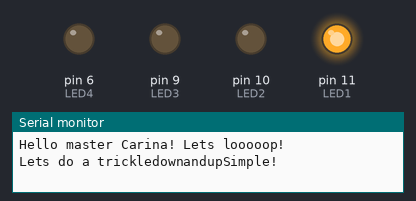
The sketch below on a simulated Arduino Uno, built with avr-gcc and run on an emulated ATmega328P. Parts: output pins drawn as LEDs (lit = HIGH), the last lines printed to the serial monitor.

Above: at 0.1 s.
At 10.6 s:
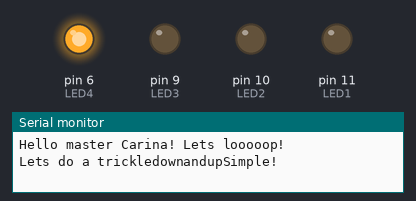
At 14.1 s:
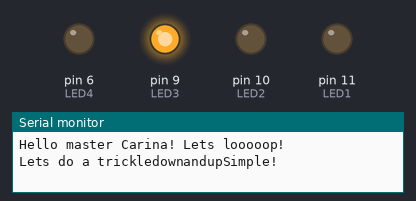
At 27.6 s:
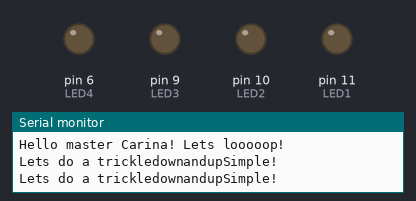
At 38.6 s:
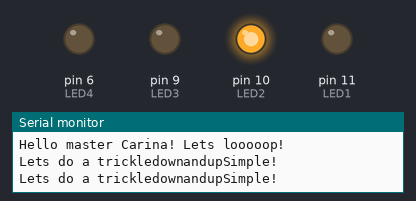
Timing chart, 0 to 40.0 s (numbered marks = the images above):
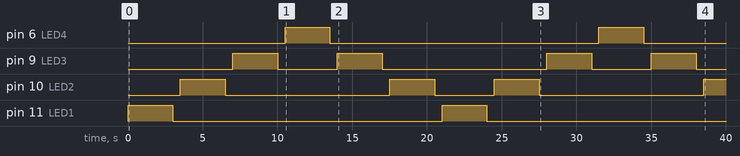

The sketch:

Blink.ino
```cpp
const int LED1 = 11;
const int LED2 = 10;
const int LED3 = 9;
const int LED4 = 6;
const int SPEEDFAKTOR = 1;

// the setup function runs once when you press reset or power the board
void setup() {
  // initialize digital pin LED_BUILTIN as an output.
  pinMode(LED1, OUTPUT);
  pinMode(LED2, OUTPUT);
  pinMode(LED3, OUTPUT);
  pinMode(LED4, OUTPUT);
  Serial.begin(9600);
}

void digitalWrite4(int pin1, int pin2, int pin3, int pin4, int value){
    digitalWrite(pin1,value);
    digitalWrite(pin2,value);
    digitalWrite(pin3,value);
    digitalWrite(pin4,value);
}

void yumba(int numberOfYumbas, int durationOn, int DurationOff){
  // tbd
}

void blinkAll(int led1, int led2, int led3, int led4, int durationOn, int durationOff, int numberOfBlinks){
  while(0<numberOfBlinks){
    digitalWrite4(led1,led2,led3,led4,HIGH);
    delay((int) durationOn/SPEEDFAKTOR);
    digitalWrite4(led1,led2,led3,led4,LOW);
    delay((int) durationOff/SPEEDFAKTOR);
    numberOfBlinks = numberOfBlinks-1;
  }
}

void trickledownandupSimple(){
  Serial.write("Lets do a trickledownandupSimple!\n");
  blinkAll(LED1,LED1,LED1,LED1,3000,500,1);
  blinkAll(LED2,LED2,LED2,LED2,3000,500,1);
  blinkAll(LED3,LED3,LED3,LED3,3000,500,1);
  blinkAll(LED4,LED4,LED4,LED4,3000,500,1);
  blinkAll(LED3,LED3,LED3,LED3,3000,500,1);
  blinkAll(LED2,LED2,LED2,LED2,3000,500,1);
}

void crossoverSimple(){
  Serial.write("Lets do a crossoverSimple!\n");
  blinkAll(LED1,LED1,LED3,LED3,3000,500,1);
  blinkAll(LED2,LED2,LED4,LED4,3000,500,1);
  blinkAll(LED1,LED1,LED3,LED3,3000,500,1);
  blinkAll(LED2,LED2,LED4,LED4,3000,500,1);
}

void hopscotchSimple(){
  Serial.write("Lets do a hopscotchSimple!\n");
  blinkAll(LED1,LED1,LED4,LED4,3000,500,1);
  blinkAll(LED2,LED2,LED3,LED3,3000,500,1);
  blinkAll(LED1,LED1,LED4,LED4,3000,500,1);
  blinkAll(LED2,LED2,LED3,LED3,3000,500,1);
}


// the loop function runs over and over again forever
void loop() {
  Serial.write("Hello master Carina! Lets looooop!\n");

  trickledownandupSimple();
  trickledownandupSimple();
  trickledownandupSimple();
  trickledownandupSimple();
  blinkAll(LED1,LED1,LED1,LED1,3000,500,1);

  blinkAll(LED1,LED2,LED3,LED4,5000,500,5);

  crossoverSimple();
  crossoverSimple();

  blinkAll(LED1,LED2,LED3,LED4,5000,500,5);

  hopscotchSimple();
  hopscotchSimple();

  blinkAll(LED1,LED2,LED3,LED4,5000,500,5);


}
```

Measured:
- by itself, pin 6 (LED4), pin 11 (LED1): alternates HIGH for 3.0 s and LOW for 18.0 s
- by itself, pin 9 (LED3): LOW → HIGH at 7.0 s, → LOW 3.0 s later, → HIGH 4.0 s later, → LOW 3.0 s later, … (8 changes in this stretch)
- by itself, pin 10 (LED2): goes HIGH 3.0 s, LOW 11.0 s, HIGH 3.0 s, LOW 4.0 s, HIGH 3.0 s, LOW 11.0 s, then HIGH
